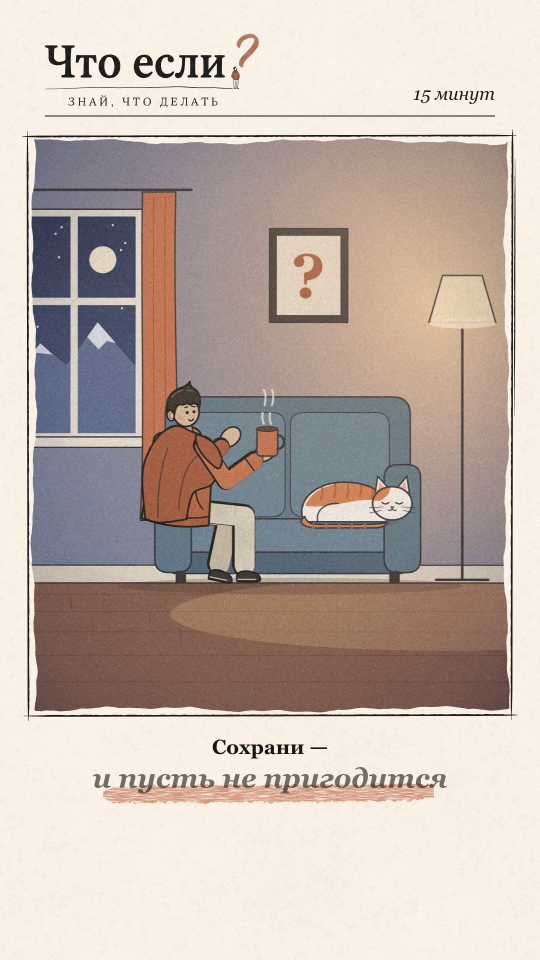
#> input picture Chto_Esli/work/tmp/lavina_orig_tail/orig_44.0.jpg, 1080 x 1920 px, found by its file name (shown at 1/2 size)
$ python generate_perfect_room.py
#> lines starting #> are read from the running program, lines starting #| are printed output that depends on the picture; after the words box and inside, x2 and y2 are one past the last pixel; in counts of white or black regions, pixels touching at a corner belong together
import cv2
import numpy as np
from PIL import Image

# 1. Load orig_44.0.jpg
orig = cv2.imread('D:/Chanels/Chto_Esli/chtoesli/episodes/lavina/inspect_orig/orig_44.0.jpg')
#> orig is the input picture: shape (1920, 1080, 3); mean B, G, R 170.7, 179.1, 193.2
h, w, c = orig.shape
#> h = 1920; w = 1080; c = 3

result = orig.copy()

# 2. Draw clean sofa
# Sofa geometry in orig_44.0.jpg:
# Left armrest: x: 205..325, y: 885..1170
# Right armrest: x: 745..865, y: 885..1170
# Backrest: x: 250..820, y: 885..960
# Seat top: x: 260..810, y: 960..1044
# Seat front: x: 250..820, y: 1044..1104
# Base: x: 240..830, y: 1104..1166
# Left leg: x: 242..258, y: 1166..1186
# Right leg: x: 818..834, y: 1166..1186

# Colors in BGR:
C_BACK = (140, 132, 119)   # #5E6283
C_SEAT = (148, 137, 120)   # #6A6E90
C_FRONT = (140, 132, 119)  # #5E6283
C_ARM = (142, 136, 126)    # #565A7B
C_INK = (43, 39, 51)       # #2B2733
C_LEG = (43, 39, 51)

# A. Base & legs
cv2.rectangle(result, (242, 1166), (258, 1186), C_LEG, -1)
#> result: shape (1920, 1080, 3); 0.02% of pixels changed, all inside (x1, y1, x2, y2) = (242, 1166, 259, 1187)
cv2.rectangle(result, (818, 1166), (834, 1186), C_LEG, -1)
#> result: shape (1920, 1080, 3); mean B, G, R 170.7, 179.1, 193.2
cv2.rectangle(result, (230, 1104), (840, 1166), C_BACK, -1)

# B. Backrest (two cushions)
# Left back: x: 325..535, y: 885..960
# Right back: x: 535..745, y: 885..960
cv2.rectangle(result, (250, 885), (820, 960), C_BACK, -1)

# C. Seat top (y: 960..1044, x: 250..820)
cv2.rectangle(result, (250, 960), (820, 1044), C_SEAT, -1)

# D. Seat front (y: 1044..1104, x: 240..830)
cv2.rectangle(result, (240, 1044), (830, 1104), C_FRONT, -1)

# E. Left armrest: rounded rectangle
# x: 205..325, y: 885..1170
pts_left_arm = np.array([
    [205, 1170], [205, 915], [215, 895], [235, 885],
    [295, 885], [315, 895], [325, 915], [325, 1170]
], np.int32)
cv2.fillPoly(result, [pts_left_arm], C_ARM)

# F. Right armrest: rounded rectangle
pts_right_arm = np.array([
    [745, 1170], [745, 915], [755, 895], [775, 885],
    [835, 885], [855, 895], [865, 915], [865, 1170]
], np.int32)
cv2.fillPoly(result, [pts_right_arm], C_ARM)

# G. Ink outlines (hand-drawn style, line width 3)
cv2.polylines(result, [pts_left_arm], True, C_INK, 3, cv2.LINE_AA)
cv2.polylines(result, [pts_right_arm], True, C_INK, 3, cv2.LINE_AA)
# Sofa back top line:
cv2.line(result, (325, 885), (745, 885), C_INK, 3, cv2.LINE_AA)
# Sofa back-to-seat seam:
cv2.line(result, (325, 960), (745, 960), C_INK, 3, cv2.LINE_AA)
# Center divider:
cv2.line(result, (535, 885), (535, 960), C_INK, 2, cv2.LINE_AA)
#> result: shape (1920, 1080, 3); mean B, G, R 171.4, 179, 191.4
# Cushion front line:
cv2.line(result, (325, 1044), (745, 1044), C_INK, 3, cv2.LINE_AA)
# Bottom cushion seam:
cv2.line(result, (240, 1104), (830, 1104), C_INK, 3, cv2.LINE_AA)
# Bottom sofa line:
cv2.line(result, (230, 1166), (840, 1166), C_INK, 3, cv2.LINE_AA)
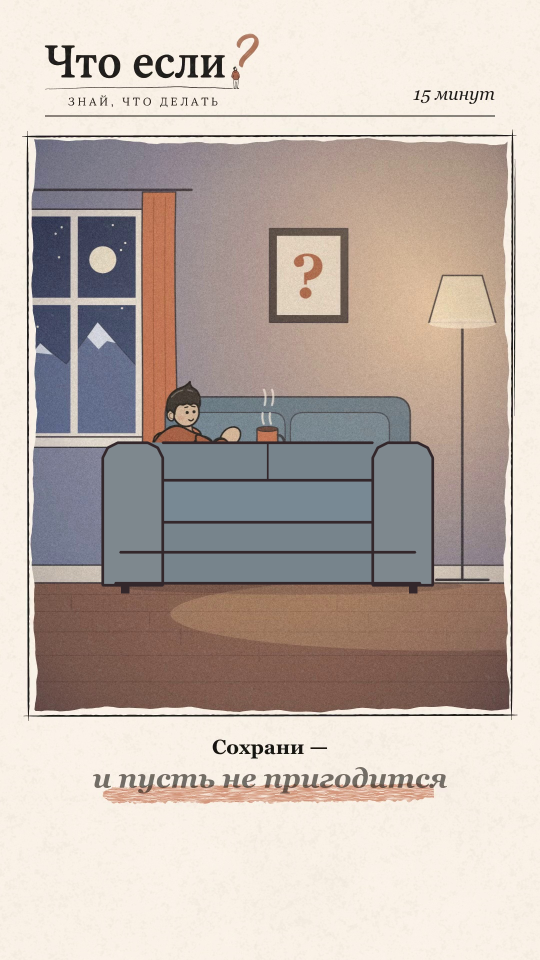
#> result: shape (1920, 1080, 3) (shown at 1/2 size); mean B, G, R 171, 178.7, 191.1

# Add paper grain noise across sofa region:
noise = np.random.RandomState(42).normal(0, 3.5, (1190 - 880, 875 - 200, 3))
sofa_crop = result[880:1190, 200:875].astype(np.float32) + noise
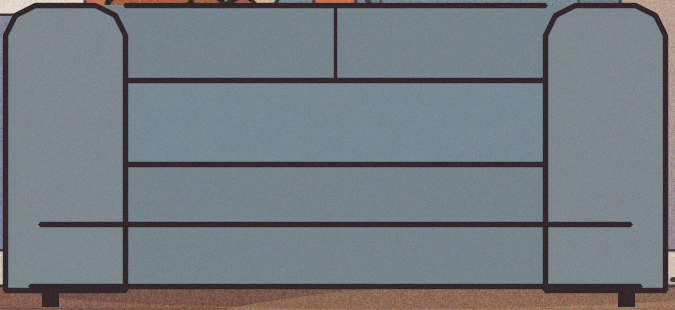
#> sofa_crop: shape (310, 675, 3) float64; mean B, G, R 128.1, 122.5, 116
result[880:1190, 200:875] = np.clip(sofa_crop, 0, 255).astype(np.uint8)
#> result: shape (1920, 1080, 3); 10.08% of pixels changed, all inside (x1, y1, x2, y2) = (200, 880, 875, 1190)

cv2.imwrite('D:/Chanels/Chto_Esli/chtoesli/review/clean_geometry_sofa.jpg', result)
print("Clean geometry sofa saved.")

$ run again, with Chto_Esli/work/tmp/lavina_orig_tail/orig_42.0.jpg copied over Chto_Esli/work/tmp/lavina_orig_tail/orig_44.0.jpg
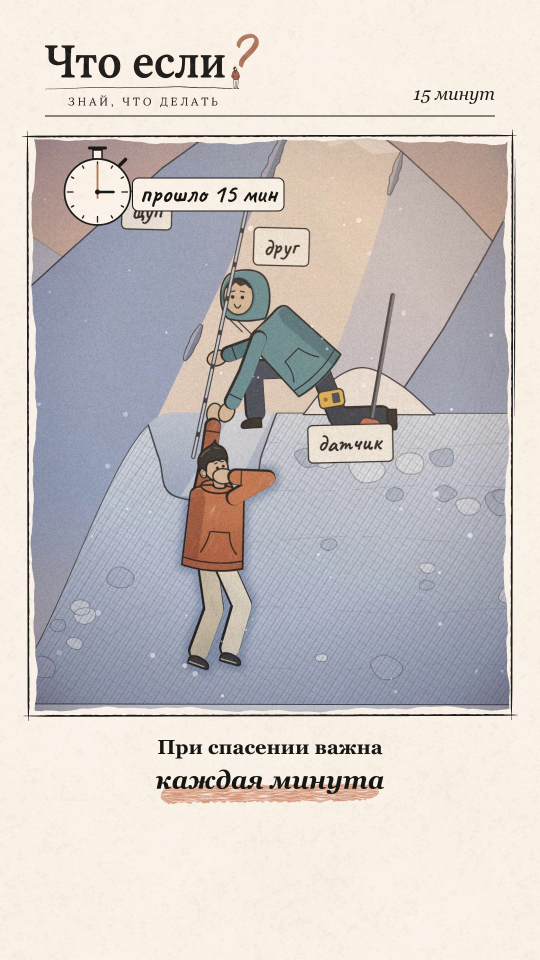
#> input picture Chto_Esli/work/tmp/lavina_orig_tail/orig_42.0.jpg, 1080 x 1920 px, found by its file name (shown at 1/2 size)
#> orig is the input picture: shape (1920, 1080, 3); mean B, G, R 195.8, 197.6, 203.3
#> `cv2.line(result, (230, 1166), (840, 1166), C_INK, 3, cv2.LINE_AA)`:
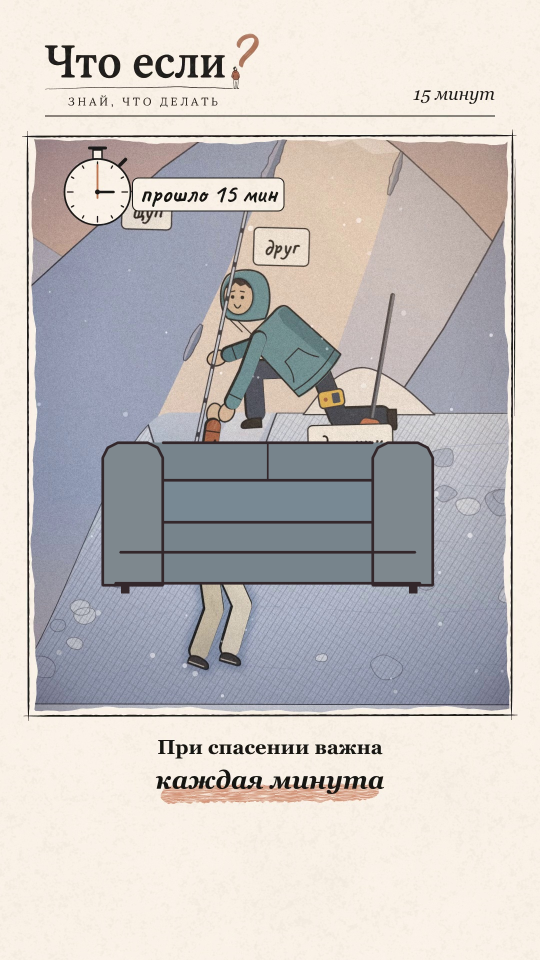
#> result: shape (1920, 1080, 3) (shown at 1/2 size); mean B, G, R 191.7, 193.3, 197.7
#> `sofa_crop = result[880:1190, 200:875].astype(np.float32) + noise`:
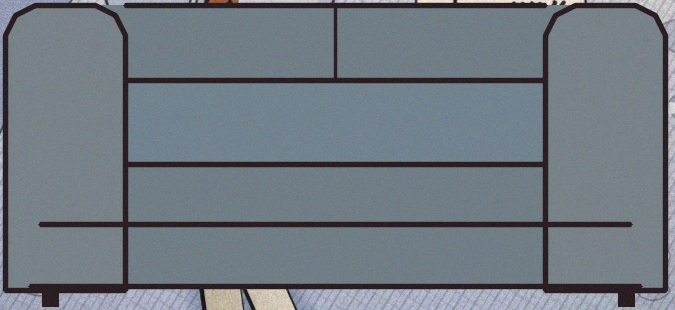
#> sofa_crop: shape (310, 675, 3) float64; mean B, G, R 135.6, 127.8, 118.6; drawn with min black and max white

$ run again, with Chto_Esli/work/tmp/lavina_orig_tail/orig_43.5.jpg copied over Chto_Esli/work/tmp/lavina_orig_tail/orig_44.0.jpg
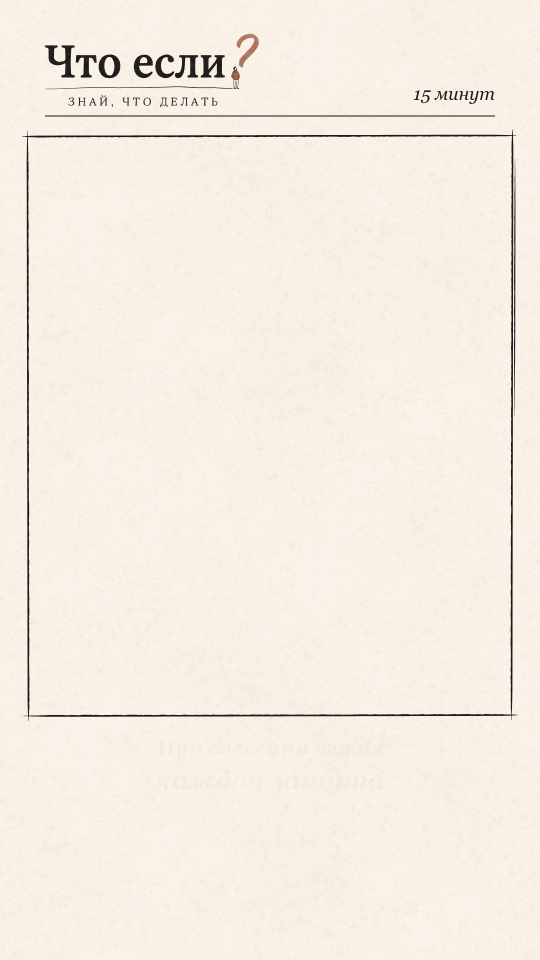
#> input picture Chto_Esli/work/tmp/lavina_orig_tail/orig_43.5.jpg, 1080 x 1920 px, found by its file name (shown at 1/2 size)
#> orig is the input picture: shape (1920, 1080, 3); mean B, G, R 227.3, 237.6, 245.8
#> `cv2.line(result, (230, 1166), (840, 1166), C_INK, 3, cv2.LINE_AA)`:
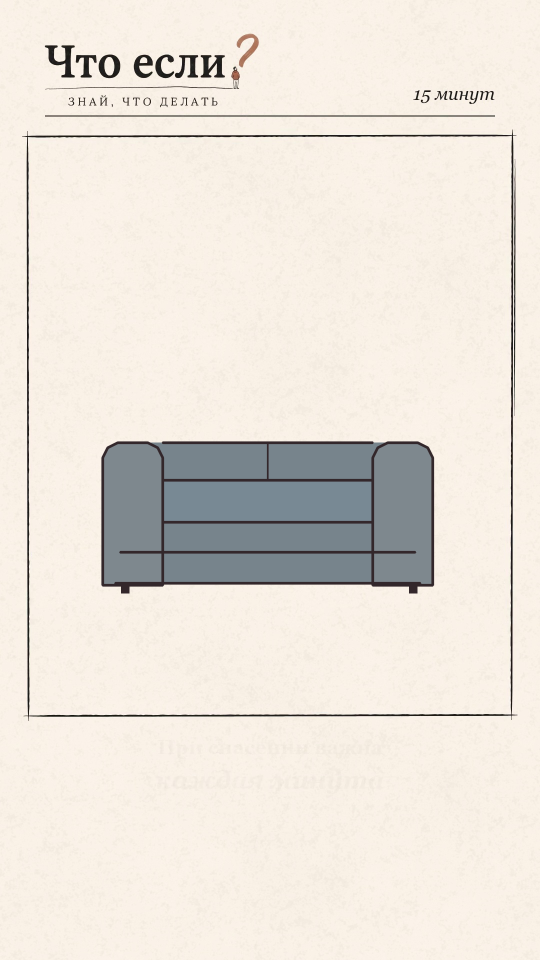
#> result: shape (1920, 1080, 3) (shown at 1/2 size); mean B, G, R 218.1, 226.7, 233.3
#> `sofa_crop = result[880:1190, 200:875].astype(np.float32) + noise`:
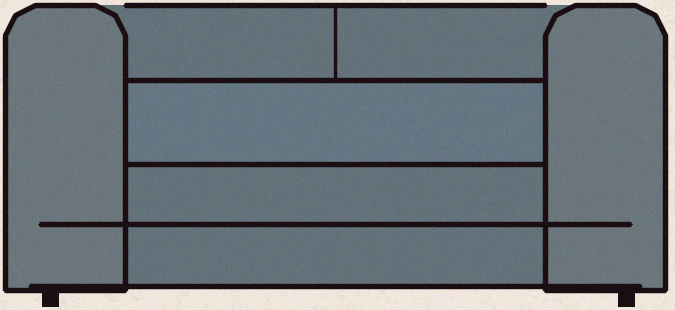
#> sofa_crop: shape (310, 675, 3) float64; mean B, G, R 139.4, 133.5, 125.2; drawn with min black and max white
